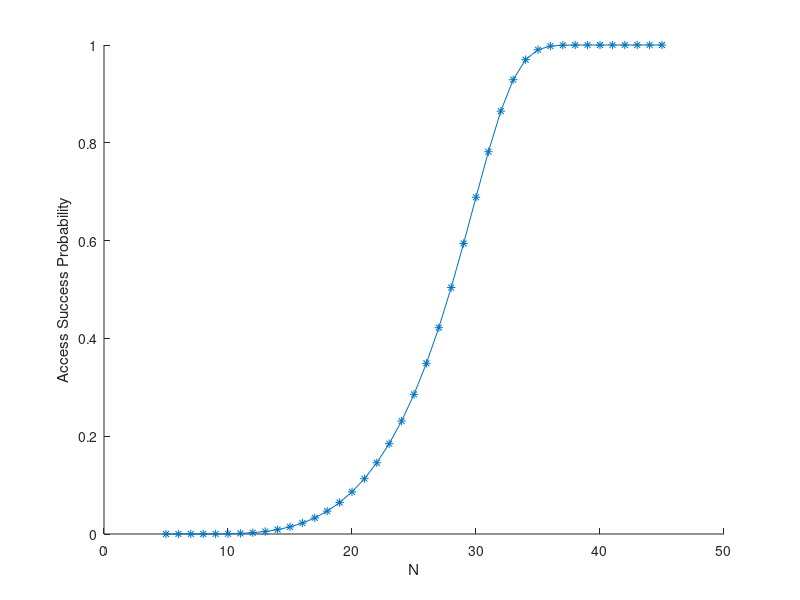

Source code (MATLAB):
clear all;
close all;
format long;

double K[11];
double Ns[11];
double Ps;
double result[40];

counter = 11;
m = 100;

for n = 5 : 45
  sum = 0;
  for i=1:counter
    if i==1
      K(i) = m;
    else 
      K(i) = K(i-1) * ( 1 - exp( -K(i-1) / n ) );
    endif
    Ns(i) = K(i) * exp( -K(i) / n );
    sum = sum + Ns(i);
    ++i;
  end
  Ps = sum / m;
  printf("%i, ", n);
  printf("%f \n", Ps);
  result(n - 4) = Ps;
  n = n + 1;
end
hold on;

x = 5 : 45;
y = result(x-4);

plot(x,y,"-*-");

xlabel('N');
ylabel('Access Success Probability');





